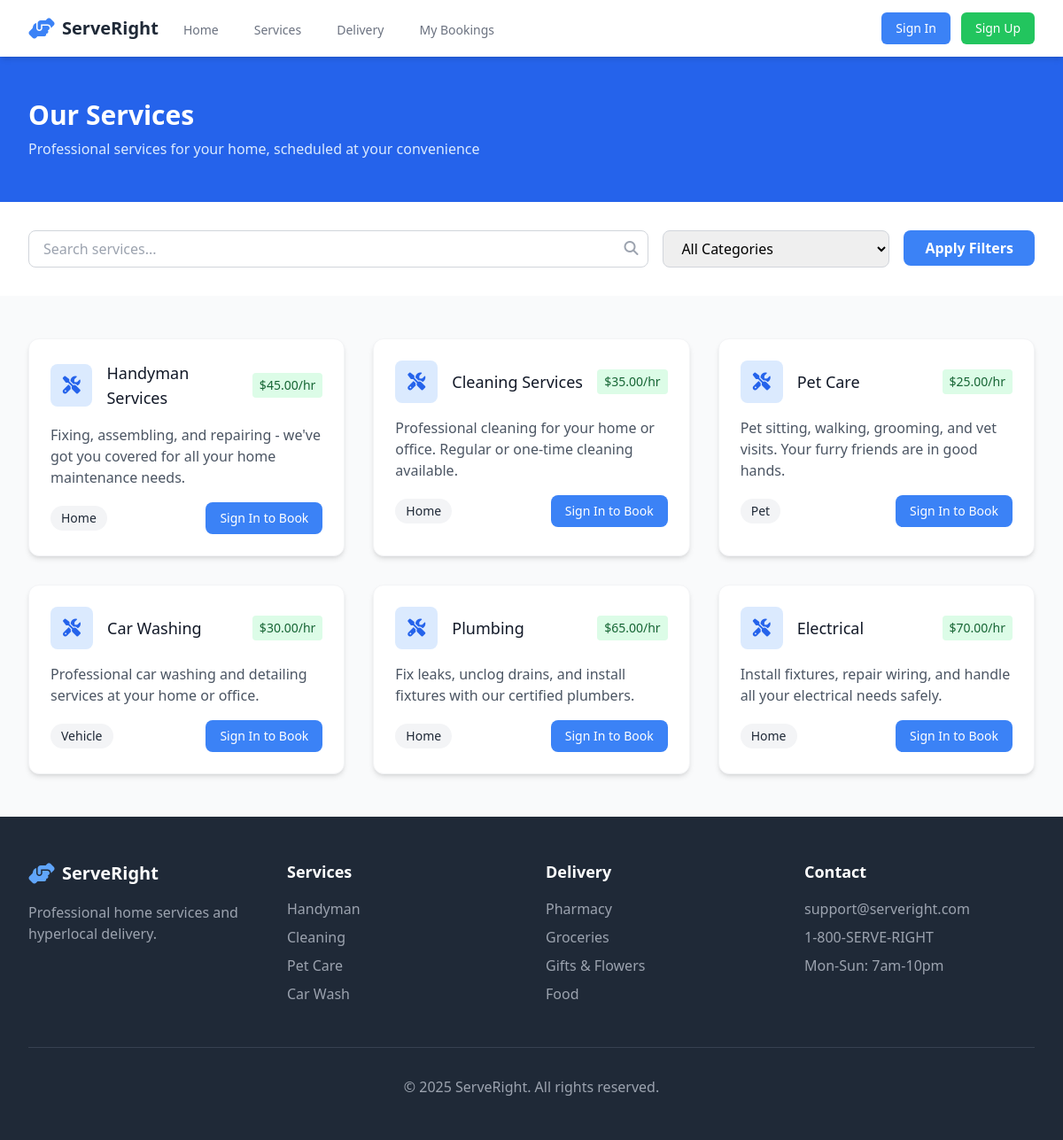
/services.php, run on the app's committed database.
### tables this page shows
CREATE TABLE services (
    id INT AUTO_INCREMENT PRIMARY KEY,
    name VARCHAR(100) NOT NULL,
    description TEXT,
    price DECIMAL(10,2),
    category VARCHAR(50),
    image_url VARCHAR(255),
    is_active BOOLEAN DEFAULT TRUE
);

### config.php (called while the page is built, shortened)
<?php
function is_logged_in() {
    return isset($_SESSION['user_id']);
}
?>

### services.php (the view, shortened to what this page needs)
<?php
require_once 'config.php';
$search = isset($_GET['search']) ? sanitize_input($_GET['search']) : '';
$category = isset($_GET['category']) ? sanitize_input($_GET['category']) : '';
$conn = get_db_connection();
$sql = "SELECT * FROM services WHERE is_active = TRUE";
$stmt = mysqli_prepare($conn, $sql);
mysqli_stmt_execute($stmt);
$result = mysqli_stmt_get_result($stmt);
$services = mysqli_fetch_all($result, MYSQLI_ASSOC);
?>
<!DOCTYPE html>
<html lang="en">
<head>
    <script src="https://cdn.tailwindcss.com"></script>
    <link rel="stylesheet" href="https://cdnjs.cloudflare.com/ajax/libs/font-awesome/6.4.0/css/all.min.css">
</head>
<body class="bg-gray-50">
    <?php include 'navigation.php'; ?>
    <section class="bg-blue-600 text-white py-12">
        <div class="max-w-7xl mx-auto px-4 sm:px-6 lg:px-8">
            <h1 class="text-3xl font-bold">Our Services</h1>
            <p class="mt-2 text-blue-100">Professional services for your home, scheduled at your convenience</p>
        </div>
    </section>
    <section class="py-8 bg-white">
        <div class="max-w-7xl mx-auto px-4 sm:px-6 lg:px-8">
            <form method="GET" class="flex flex-col md:flex-row gap-4">
                <div class="flex-1">
                    <div class="relative">
                        <input type="text" name="search" placeholder="Search services..."
                               value="<?php echo htmlspecialchars($search); ?>"
                               class="w-full px-4 py-2 border border-gray-300 rounded-lg focus:ring-2 focus:ring-blue-500 focus:border-blue-500">
                        <button type="submit" class="absolute right-3 top-2 text-gray-400 hover:text-gray-600">
                            <i class="fas fa-search"></i>
                        </button>
                    </div>
                </div>
                <div class="md:w-64">
                    <select name="category" class="w-full px-4 py-2 border border-gray-300 rounded-lg focus:ring-2 focus:ring-blue-500 focus:border-blue-500">
                        <option value="all" <?php echo $category === 'all' || empty($category) ? 'selected' : ''; ?>>All Categories</option>
                    </select>
                </div>
                <div>
                    <button type="submit" class="w-full md:w-auto bg-blue-500 hover:bg-blue-600 text-white px-6 py-2 rounded-lg font-semibold transition duration-300">
                        Apply Filters
                    </button>
                </div>
            </form>
        </div>
    </section>
    <section class="py-12">
        <div class="max-w-7xl mx-auto px-4 sm:px-6 lg:px-8">
            <?php if (empty($services)): ?>
                <div class="text-center py-12">
                    <i class="fas fa-search text-gray-400 text-5xl mb-4"></i>
                    <h3 class="text-xl font-semibold text-gray-900">No services found</h3>
                    <p class="text-gray-600 mt-2">Try adjusting your search criteria</p>
                </div>
            <?php else: ?>
                <div class="grid grid-cols-1 md:grid-cols-2 lg:grid-cols-3 gap-8">
                    <?php foreach ($services as $service): ?>
                        <div class="bg-white rounded-xl shadow-md overflow-hidden border border-gray-100 hover:shadow-lg transition duration-300">
                            <div class="p-6">
                                <div class="flex items-center justify-between">
                                    <div class="flex items-center">
                                        <div class="flex items-center justify-center w-12 h-12 bg-blue-100 rounded-lg">
                                            <i class="fas fa-tools text-blue-600 text-xl"></i>
                                        </div>
                                        <h3 class="ml-4 text-lg font-medium text-gray-900"><?php echo $service['name']; ?></h3>
                                    </div>
                                    <span class="bg-green-100 text-green-800 text-sm font-medium px-2 py-1 rounded">$<?php echo $service['price']; ?>/hr</span>
                                </div>
                                <p class="mt-4 text-gray-600"><?php echo $service['description']; ?></p>
                                <div class="mt-4 flex items-center justify-between">
                                    <span class="bg-gray-100 text-gray-800 text-sm font-medium px-3 py-1 rounded-full">
                                        <?php echo ucfirst($service['category']); ?>
                                    </span>
                                    <?php if (is_logged_in()): ?>
                                        <button onclick="openBookingModal(<?php echo $service['id']; ?>, '<?php echo addslashes($service['name']); ?>', <?php echo $service['price']; ?>)"
                                                class="bg-blue-500 hover:bg-blue-600 text-white px-4 py-2 rounded-lg text-sm font-medium transition duration-300">
                                            Book Now
                                        </button>
                                    <?php else: ?>
                                        <a href="signin.php" class="bg-blue-500 hover:bg-blue-600 text-white px-4 py-2 rounded-lg text-sm font-medium transition duration-300">
                                            Sign In to Book
                                        </a>
                                    <?php endif; ?>
                                </div>
                            </div>
                        </div>
                    <?php endforeach; ?>
                </div>
            <?php endif; ?>
        </div>
    </section>
    <?php include 'footer.php'; ?>
</body>
</html>

### data on the page
services: name "Handyman Services", price "45.00", description "Fixing, assembling, and repairing - we've got you covered for all your home maintenance needs.", category "Home"
services: name "Cleaning Services", price "35.00", description "Professional cleaning for your home or office. Regular or one-time cleaning available.", category "Home"
services: name "Pet Care", price "25.00", description "Pet sitting, walking, grooming, and vet visits. Your furry friends are in good hands.", category "Pet"
services: name "Car Washing", price "30.00", description "Professional car washing and detailing services at your home or office.", category "Vehicle"
services: name "Plumbing", price "65.00", description "Fix leaks, unclog drains, and install fixtures with our certified plumbers.", category "Home"
services: name "Electrical", price "70.00", description "Install fixtures, repair wiring, and handle all your electrical needs safely.", category "Home"
